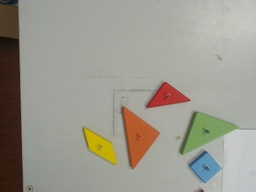
#> input picture JigsawPuzzle3.0/image/red_orange2018-11-07/6.jpg, 256 x 192 px, shrunk from 1024 x 768 before the run, found by its file name
$ python Color_pos_update.py   (older library calls are emulated)
#> lines starting #> are read from the running program, lines starting #| are printed output that depends on the picture; after the words box and inside, x2 and y2 are one past the last pixel; in counts of white or black regions, pixels touching at a corner belong together
import cv2
import numpy as np
import imutils
import colorsys
from PIL import Image
import collections

import sys

# 根据颜色得到下标，用于颜色数量计算
color_dict={'pink': 0,
            'red': 1,
            'orange': 2,
            'yellow': 3,
            'green': 4,
            'blue': 5,
            'purple': 6,
            'black': 7,
            'gray': 8,
            'white': 9,
            'None': 10
            }


# 颜色字典
"""
def getColorList(flag):#flag=1表示模板颜色匹配
    dict = collections.defaultdict(list)

    #黑色

    lower_black = np.array([0, 0, 0])
    upper_black = np.array([180, 255, 46])
    color_list = []
    color_list.append(lower_black)
    color_list.append(upper_black)
    dict['black'] = color_list

    # #灰色

    lower_gray = np.array([0, 0, 46])
    upper_gray = np.array([180, 43, 220])
    color_list = []
    color_list.append(lower_gray)
    color_list.append(upper_gray)
    dict['gray']=color_list

     #白色
    if flag==0:
        lower_white = np.array([0, 0, 221])
        upper_white = np.array([180, 30, 255])
        color_list = []
        color_list.append(lower_white)
        color_list.append(upper_white)
        dict['white'] = color_list


    if flag==1:
        lower_pink = np.array([160, 86, 178])
        upper_pink = np.array([180, 165, 255])
        color_list = []
    else:
        #粉色
        # 粉色
        # H:340-360 S:27%-70% V:50%-100%
        lower_pink = np.array([175, 70, 127])
        upper_pink = np.array([180, 178, 255])
        #
        # lower_pink1=np.array([0,76,178])
        # upper_pink1=np.array([7,180,255])

        # 粉色：H:0-14,S:27%-70%,V:50%-100%
        lower_pink1 = np.array([0, 70, 127])
        upper_pink1 = np.array([5, 178, 255])
        color_list = []
        color_list.append(lower_pink1)
        color_list.append(upper_pink1)
    color_list.append(lower_pink)
    color_list.append(upper_pink)
    dict['pink'] = color_list

    # 红色
    # H：166-180 S:60%-100% V:60%-100%
    # lower_red = np.array([166, 1153, 153])
    # upper_red = np.array([180, 255, 255])
    # color_list = []
    # color_list.append(lower_red)
    # color_list.append(upper_red)
    # dict['red'] = color_list

    # 红色2
    # H:0-10 S: 55%-100% V:30%-100%
    lower_red = np.array([0, 140, 80])
    upper_red = np.array([5, 255, 255])

    # [4 lines of commented-out code are left out]

    color_list = []
    color_list.append(lower_red)
    color_list.append(upper_red)
    # color_list.append(lower_red2)
    # color_list.append(upper_red2)
    dict['red'] = color_list

    # 橙色
    if flag:
        lower_orange = np.array([6, 43, 46])
        upper_orange = np.array([24, 255, 255])
    else:
        # H:14-30,S:40%-100%,V:35%-100%
        lower_orange = np.array([6, 102, 90])
        upper_orange = np.array([15, 255, 255])
    color_list = []
    color_list.append(lower_orange)
    color_list.append(upper_orange)
    dict['orange'] = color_list

    # [7 lines of commented-out code are left out]
    lower_yellow = np.array([25, 43, 46])
    upper_yellow = np.array([34, 255, 255])

    color_list = []
    color_list.append(lower_yellow)
    color_list.append(upper_yellow)
    dict['yellow'] = color_list

    # 绿色

    lower_green = np.array([35, 43, 46])
    upper_green = np.array([77, 255, 255])
    color_list = []
    color_list.append(lower_green)
    color_list.append(upper_green)
    dict['green'] = color_list

    # [10 lines of commented-out code are left out]

    lower_blue = np.array([100, 43, 46])
    upper_blue = np.array([124, 255, 255])
    color_list = []
    color_list.append(lower_blue)
    color_list.append(upper_blue)
    dict['blue'] = color_list

    # 紫色
    if flag:
        lower_purple = np.array([125, 43, 46])
        upper_purple = np.array([159, 255, 255])
    else:
        # H:270-360 S:20%-50%,V:25%-85%
        lower_purple = np.array([135, 50, 64])
        upper_purple = np.array([180, 128, 216])

    # lower_purple1=np.array([170,])
    color_list = []
    color_list.append(lower_purple)
    color_list.append(upper_purple)
    dict['purple'] = color_list

    return dict
    """

def getColorList(flag):#flag=1表示模板颜色匹配
    dict = collections.defaultdict(list)

    #黑色

    lower_black = np.array([0, 0, 0])
    upper_black = np.array([180, 255, 46])
    color_list = []
    color_list.append(lower_black)
    color_list.append(upper_black)
    dict['black'] = color_list

    # #灰色

    lower_gray = np.array([0, 0, 46])
    upper_gray = np.array([180, 43, 220])
    color_list = []
    color_list.append(lower_gray)
    color_list.append(upper_gray)
    dict['gray']=color_list

     #白色
    if flag==0:
        lower_white = np.array([0, 0, 221])
        upper_white = np.array([180, 30, 255])
        color_list = []
        color_list.append(lower_white)
        color_list.append(upper_white)
        dict['white'] = color_list


    if flag==1:
        lower_pink = np.array([160, 86, 178])
        upper_pink = np.array([180, 165, 255])
        color_list = []
    else:
        #粉色
        # 粉色
        # H:340-360 S:30%-54% V:70%-100%
        lower_pink = np.array([170, 76, 204])
        upper_pink = np.array([180, 138, 255])
        # [7 lines of commented-out code are left out]
        color_list = []
        # color_list.append(lower_pink1)
        # color_list.append(upper_pink1)
    color_list.append(lower_pink)
    color_list.append(upper_pink)
    dict['pink'] = color_list

    # 红色
    # H：166-180 S:60%-100% V:60%-100%
    # lower_red = np.array([166, 1153, 153])
    # upper_red = np.array([180, 255, 255])
    # color_list = []
    # color_list.append(lower_red)
    # color_list.append(upper_red)
    # dict['red'] = color_list

    # 红色2
    # H:0-10 S: 55%-100% V:30%-100%
    lower_red = np.array([0, 140, 80])
    upper_red = np.array([3, 255, 204])
    # H:345-360 S:50%-100% V: 45%-100%
    lower_red2 = np.array([170, 140, 115])
    upper_red2 = np.array([180, 255, 255])

    color_list = []
    color_list.append(lower_red)
    color_list.append(upper_red)
    color_list.append(lower_red2)
    color_list.append(upper_red2)
    dict['red'] = color_list

    # 橙色
    if flag:
        lower_orange = np.array([6, 43, 46])
        upper_orange = np.array([24, 255, 255])
    else:
        # H:0-6,S:45%-85%,V:60%-100%
        lower_orange = np.array([0, 115, 153])
        upper_orange = np.array([10, 217, 255])
    color_list = []
    color_list.append(lower_orange)
    color_list.append(upper_orange)
    dict['orange'] = color_list

    # [7 lines of commented-out code are left out]
    lower_yellow = np.array([25, 43, 46])
    upper_yellow = np.array([34, 255, 255])

    color_list = []
    color_list.append(lower_yellow)
    color_list.append(upper_yellow)
    dict['yellow'] = color_list

    # 绿色

    lower_green = np.array([35, 43, 46])
    upper_green = np.array([77, 255, 255])
    color_list = []
    color_list.append(lower_green)
    color_list.append(upper_green)
    dict['green'] = color_list

    # [10 lines of commented-out code are left out]

    lower_blue = np.array([100, 43, 46])
    upper_blue = np.array([124, 255, 255])
    color_list = []
    color_list.append(lower_blue)
    color_list.append(upper_blue)
    dict['blue'] = color_list

    # 紫色
    if flag:
        lower_purple = np.array([125, 43, 46])
        upper_purple = np.array([159, 255, 255])
    else:
        # H:270-360 S:20%-50%,V:25%-85%
        # lower_purple = np.array([135, 50, 64])
        # upper_purple = np.array([175, 128, 216])

        lower_purple = np.array([135, 76, 64])
        upper_purple = np.array([180, 138, 204])
    color_list = []
    color_list.append(lower_purple)
    color_list.append(upper_purple)
    dict['purple'] = color_list

    return dict


# 亮度、对比度调整
def contrast_brightness_image(src1, a, g):
    h, w, ch = src1.shape  # 获取shape的数值，height和width、通道
    # 新建全零图片数组src2,将height和width，类型设置为原图片的通道类型(色素全为零，输出为全黑图片)
    src2 = np.zeros([h, w, ch], src1.dtype)
    dst = cv2.addWeighted(src1, a, src2, 1 - a, g)  # addWeighted函数说明如下
    # cv2.imshow("con-bri-demo", dst)
    # cv2.waitKey(0)
    return dst

#==============================================
#颜色判断函数
#==============================================
#某一像素点的rgb转hsv
def rgb_hsv(x,y,image):
    color = image.getpixel((x, y))
    new_color = colorsys.rgb_to_hsv(color[0] / 255.0, color[1] / 255.0, color[2] / 255.0)
    hsv = [int(new_color[0] * 360 / 2), int(new_color[1] * 255), int(new_color[2] * 255)]
    return  hsv

#返回图像某一像素点颜色
def Color(x,y,image):
    new_colors=rgb_hsv(x,y,image)
    # print(new_colors[0])
    dict=getColorList(0)
    for i in dict:
        if dict[i][0][0] <= new_colors[0] <= dict[i][1][0] and dict[i][0][1] <= \
                new_colors[1] <= dict[i][1][1] and dict[i][0][2] <= new_colors[2] <= \
                dict[i][1][2]:
            # print("hkig"+str(i))
            return i
        if len(dict[i])==4:
            if dict[i][2][0] <= new_colors[0] <= dict[i][3][0] and dict[i][2][1] <= \
                    new_colors[1] <= dict[i][3][1] and dict[i][2][2] <= new_colors[2] <= \
                    dict[i][3][2]:
            # if dict[i][0][0] <= new_colors[0] <= dict[i][1][0] and dict[i][0][1] <= \
            #         new_colors[1] <= dict[i][1][1] and dict[i][0][2] <= new_colors[2] <= \
            #         dict[i][1][2]:
                # print("hkig"+str(i))
                return i

#================================================
#形状、颜色分析
#================================================
class Analysis:
    def __init__(self):
        self.shapes = {'triangle': 0, 'square': 0, 'polygons': 0, 'circles': 0,'parallelogram':0}
    def draw_text_info(self, image):
        c1 = self.shapes['triangle']
        c2 = self.shapes['square']
        c3 = self.shapes['polygons']
        c4 = self.shapes['circles']
        c5=self.shapes['parallelogram']
        cv2.putText(image, "triangle: "+str(c1), (10, 20), cv2.FONT_HERSHEY_PLAIN, 1.2, (255, 0, 0), 1)
        cv2.putText(image, "square: " + str(c2), (10, 40), cv2.FONT_HERSHEY_PLAIN, 1.2, (255, 0, 0), 1)
        cv2.putText(image, "parallelogram: " + str(c5), (10, 60), cv2.FONT_HERSHEY_PLAIN, 1.2, (255, 0, 0), 1)
        return  image
    def analy(self, color_tem,shape,image):
        color = []
        for i in range(0, 11):
            color.append([])
        for i in range(0, 11):
            for j in range(0, 11):
                color[i].append(0)
        # print(color[0])
        y, x = image.shape[:2]
        center_p = (x / 2, y / 2)
        hsv = cv2.cvtColor(image, cv2.COLOR_BGR2HSV)
        dict = getColorList(0)
        num = 0
        for d in dict:
            if d != 'gray' and d != 'white' and d != 'black':
                num += 1
                if num == 1:
                    thresh = cv2.inRange(hsv, dict[d][0], dict[d][1])
                if len(dict[d]) == 4:
                    mask1 = cv2.inRange(hsv, dict[d][0], dict[d][1])
                    mask2 = cv2.inRange(hsv, dict[d][2], dict[d][3])
                    mask = cv2.addWeighted(mask1, 1, mask2, 1, 0)
                else:
                    mask = cv2.inRange(hsv, dict[d][0], dict[d][1])
                # cv2.imshow(d,mask)
                # cv2.waitKey(0)
                thresh = cv2.addWeighted(thresh, 1, mask, 1, 0)
                # cv2.imshow("thresh",thresh)
                # cv2.waitKey(0
        blurred = cv2.GaussianBlur(thresh, (5, 5), 0)
        ret, thresh = cv2.threshold(blurred, 60, 255, cv2.THRESH_BINARY)
        kernel = cv2.getStructuringElement(cv2.MORPH_RECT, (5, 5))
        # 进行闭运算，形成封闭图形
        closed = cv2.morphologyEx(thresh, cv2.MORPH_CLOSE, kernel)
        # 腐蚀图像
        closed = cv2.erode(closed, None, iterations=2)
        # 膨胀图像
        thresh = cv2.dilate(closed, None, iterations=2)

        if True:
            cv2.imshow("threshfinal",thresh)
            cv2.waitKey(0)
        # findContours：基于二值图像寻找物体的轮廓
        #       image:      二值图像
        #       mode:       定义轮廓检索模式
        #       method:     定义轮廓近似方法
        #       return:     contours：hierarchy
        cnts = cv2.findContours(thresh.copy(), cv2.RETR_EXTERNAL,
                                cv2.CHAIN_APPROX_SIMPLE)
        # cnt 表示轮廓上的所有点
        cnts = cnts[0] if imutils.is_cv2() else cnts[1]
        k = 0
        cX = 0
        cY = 0
        for c in cnts:
            # 轮廓逼近
            epsilon = 0.05 * cv2.arcLength(c, True)
            approx = cv2.approxPolyDP(c, epsilon, True)
            # 分析几何形状
            corners = len(approx)
            # print("KKK" + str(corners))
            shape_type = ""
            if corners == 3:
                count = self.shapes['triangle']
                count = count + 1
                self.shapes['triangle'] = count
                shape_type = "triangle"
            if corners == 4:
                # 用红色表示有旋转角度的矩形框架
                rect = cv2.minAreaRect(approx)
                w=rect[1][0]
                h=rect[1][1]
                ar=w/float(h)
                # print(ar)
                box = cv2.boxPoints(rect)
                box = np.int0(box)
                cv2.drawContours(image, [box], 0, (0, 0, 255), 2)
                if ar>=0.70 and ar<=2.00:
                    count = self.shapes['square']
                    count = count + 1
                    self.shapes['square'] = count
                    shape_type = "square"
                else:
                    count=self.shapes['parallelogram']
                    count=count+1
                    self.shapes['parallelogram']=count
                    shape_type="parallelogram"
            if corners >= 10:
                count = self.shapes['circles']
                count = count + 1
                self.shapes['circles'] = count
                shape_type = "circles"
            if 4 < corners < 10:
                count = self.shapes['polygons']
                count = count + 1
                self.shapes['polygons'] = count
                shape_type = "polygons"

            im = Image.fromarray(cv2.cvtColor(image, cv2.COLOR_BGR2RGB))

            if shape_type==shape:
                # print(k)
                M = cv2.moments(c)
                cX_tem = int(M["m10"] / M["m00"])
                cY_tem = int(M["m01"] / M["m00"])
                # cv2.drawContours(image, [c], -1, (0, 255, 0), 1)
                # cv2.imshow(shape_type,image)
                # cv2.waitKey(0)
                color_end = ''
                #==========================================================
                #根据中心点区域判断颜色
                #==========================================================
                try:
                    for i in range(max(cX_tem - 20,0), min(cX_tem + 20,x)):
                        for j in range(max(cY_tem - 20,0), min(cY_tem+ 20,y)):
                            color_str = Color(i, j, im)
                            if color_str == 'None':
                                poj = 10
                            else:
                                poj = color_dict[str(color_str)]
                            color[k][poj] += 1 #测试会不会出错
                    max_index = 0
                    for i in range(0, 7):
                        if color[k][i] > color[k][max_index]:
                            max_index = i;

                    for key in color_dict.keys():
                        if color_dict[key] == max_index:
                            # print("color:" + key)
                            color_end = key
                except BaseException:
                    print("Error in identify color!")
                    sys.exit()
                else:
                    if color_end == color_tem:
                        cX = cX_tem
                        cY = cY_tem
                        cv2.drawContours(image, [c], -1, (0, 255, 0), 1)
                        cv2.putText(image, str(color_end) + " " + shape_type, (cX - 20, cY - 20),
                                    cv2.FONT_HERSHEY_SIMPLEX, 0.5, (255, 255, 255), 2)
                        cv2.circle(image, (cX, cY), 2, (255, 0, 0), 1)

                        if True:
                            cv2.imshow(color_end,image)
                            cv2.waitKey(0)
                            cv2.destroyAllWindows()

                        break
                k+=1
                # print("k = %d" % k)
        self.draw_text_info(blurred)
        # [7 lines of commented-out code are left out]
        return (center_p[0]-cX,center_p[1]-cY)
def main():
    image = cv2.imread("image/pictures/6.jpg")
#> image is the input picture: shape (192, 256, 3); mean B, G, R 142.8, 153.4, 155.5
    # [10 lines of commented-out code are left out]
    size = image.shape
    # 获取图像的高、宽
    h, w = image.shape[:2]
    # # 调整图像亮度、对比度
    image = contrast_brightness_image(image, 1.3, -10)

    # # # 高斯模糊去噪
    # image = cv2.GaussianBlur(image, (5, 5), 0)
    # # cv2.imshow("blured",blured)
    # # # 进行泛洪填充，处理背景
    # mask = np.zeros((h + 2, w + 2), np.uint8)  # 掩码长和宽都比输入图像多两个像素点，满水填充不会超出掩码的非零边缘
    # cv2.floodFill(image, mask, (w - 1, h - 1), (0, 0, 0), (50, 35, 50), (185, 190, 190), cv2.FLOODFILL_FIXED_RANGE)
    instance=Analysis()
    org = instance.analy('blue', 'square', image)
#> after the loop in analy, `for d in dict:`:
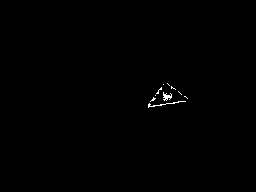
#> mask1: shape (192, 256); 0.28% white in thin lines or dots, all inside (x1, y1, x2, y2) = (148, 83, 188, 108)
#> after the loop in analy, `for d in dict:`: num = 7
#> in analy, `thresh = cv2.dilate(closed, None, iterations=2)`:
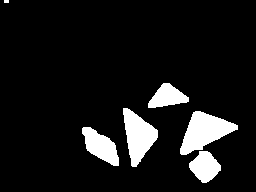
#> thresh: shape (192, 256); 9.4% white; 6 white regions (1 under 20 px)
#> in analy, `cnts = cv2.findContours(thresh.copy(), cv2.RETR_EXTERNAL, cv2.CHAIN_AP..`: cnts = 6 contours, 1 with area under 20; largest, box (x1, y1, x2, y2) and area: (180, 111, 238, 155) 1284, (123, 108, 158, 167) 1102, (82, 127, 119, 166) 754, (189, 151, 221, 183) 624, (148, 83, 189, 108) 568
#> the loop in analy, `for c in cnts:` made 1 pass
#> (epsilon, approx, corners, shape_type, rect, w, h, ar) on pass 1: (4.94, [[199, 151], [189, 167], [206, 182], [220, 165]], 4, 'square', ((203.3, 165.5), (22.02, 25.11), -50.53), 22.02, 25.11, 0.877)
#> pass 1, in analy, `cv2.imshow(color_end,image)`:
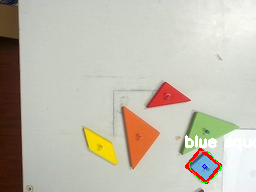
#> window 'blue': shape (192, 256, 3); mean B, G, R 174.9, 188.9, 193
    org=instance.analy('yellow','parallelogram',image)
#> the loop in analy (call 2), `for c in cnts:` made 1 pass
    org=instance.analy('red','triangle',image)
#> call 3 of analy, with color_tem = 'red', shape = 'triangle'
#> in analy (call 3), `blurred = cv2.GaussianBlur(thresh, (5, 5), 0)`:
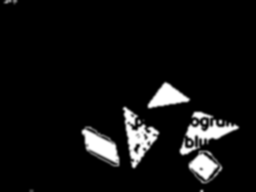
#> blurred: shape (192, 256); min 0, max 255, mean 17.5
#> in analy (call 3), `thresh = cv2.dilate(closed, None, iterations=2)`:
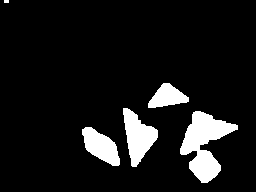
#> thresh: shape (192, 256); 9.4% white; 5 white regions (1 under 20 px), largest, box (x1, y1, x2, y2) and area: (180, 111, 238, 183) 1983, (123, 108, 158, 167) 1123, (82, 127, 120, 166) 863, (148, 83, 189, 108) 616
#> the loop in analy (call 3), `for c in cnts:` made 5 passes
#> c on pass 5: [[4, 0], [4, 2], [8, 2], [8, 0]]
#> after the loop in analy (call 3), `for c in cnts:`:
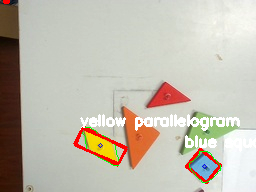
#> image: shape (192, 256, 3); mean B, G, R 175.7, 188.7, 194.6
    org = instance.analy('purple', 'triangle', image)
#> call 4 of analy, with color_tem = 'purple', shape = 'triangle'
#> the loop in analy (call 4), `for c in cnts:` made 4 passes
#> after the loop in analy (call 4), `for c in cnts:`:
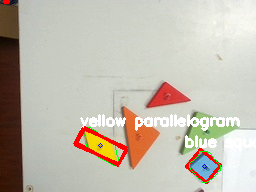
#> image: shape (192, 256, 3); 0.19% of pixels changed, all inside (x1, y1, x2, y2) = (78, 126, 128, 167)
    org = instance.analy('pink', 'triangle', image)
    org = instance.analy('orange', 'triangle', image)
    org = instance.analy('green', 'triangle', image)
    print(org)


if __name__ == '__main__':
    main()
